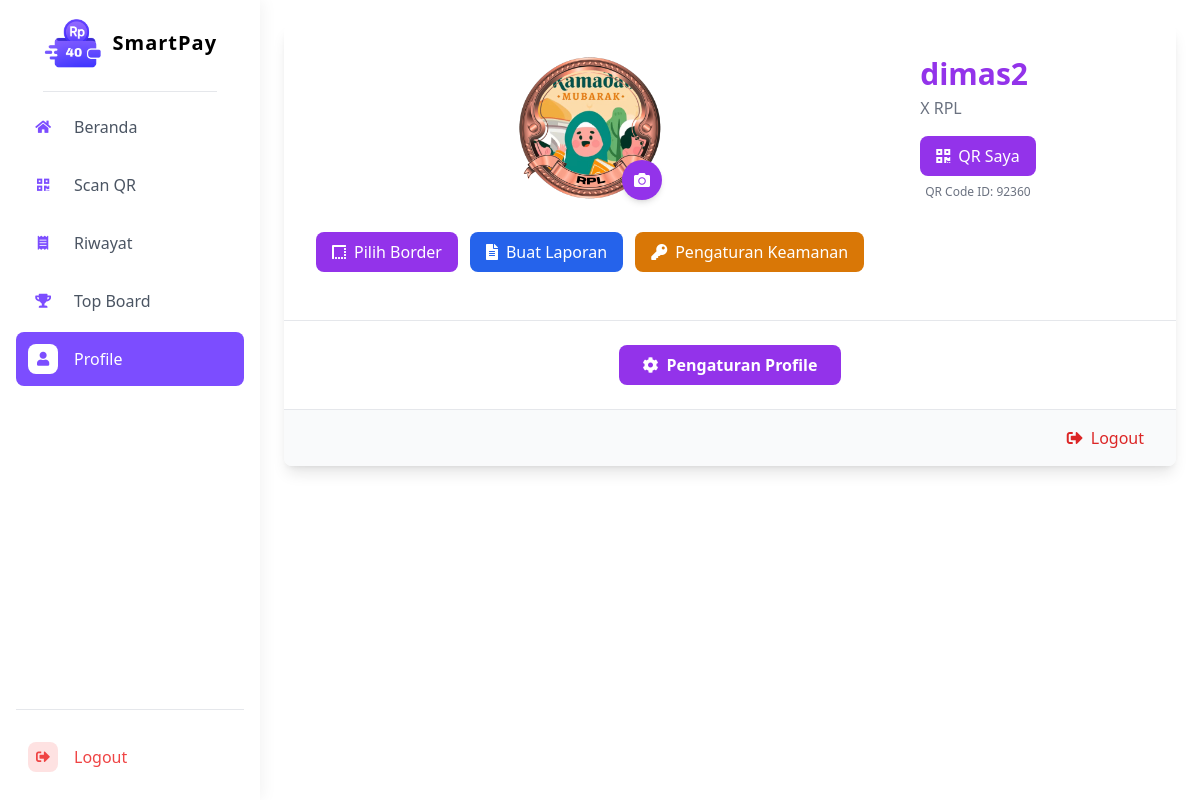
Page /profile (signed in) on the committed database.
### app.py (models this page shows, shortened)
class User(db.Model, UserMixin):
    id = db.Column(db.Integer, primary_key=True)
    username = db.Column(db.String(80), unique=True, nullable=False)
    password_hash = db.Column(db.String(128), nullable=False)
    role = db.Column(db.String(10), nullable=False)
    balance = db.Column(db.Float, nullable=False, default=0.0)
    profile_pic_filename = db.Column(db.String(100), nullable=True, default=None)
    kelas = db.Column(db.String(5), nullable=True)
    jurusan = db.Column(db.String(10), nullable=True)
    plain_password = db.Column(db.String(128))
    is_active = db.Column(db.Boolean, nullable=False, default=True)
    active_border_id = db.Column(db.Integer, db.ForeignKey('border.id'), nullable=True)
    active_border = db.relationship('Border', backref=db.backref('users', lazy=True))
    pin_transfer = db.Column(db.String(6), nullable=True)
    credential_id = db.Column(db.String(255), nullable=True)  # Untuk WebAuthn
    webauthn_enabled = db.Column(db.Boolean, default=False)   # Status fitur WebAuthn
    email = db.Column(db.String(255), nullable=True)
    email_verified = db.Column(db.Boolean, default=False)

### app.py (the view, shortened to what this page needs)
@app.route('/profile', methods=['GET', 'POST'])
@login_required
def profile():
    available_borders = Border.query.all()
    total_transactions = Transaction.query.filter(
        or_(
            Transaction.user_id == current_user.id,
            and_(
                Transaction.related_user_id == current_user.id,
                Transaction.type == 'payment'
            )
        )
    ).count()
    unlocked_border_ids = []
    for border in available_borders:
        if (border.jurusan is None or border.jurusan == current_user.jurusan) and \
           total_transactions >= border.required_transactions:
            user_border = UserBorder.query.filter_by(
                user_id=current_user.id,
                border_id=border.id
            ).first()
            unlocked_border_ids.append(border.id)
    try:
        db.session.commit()
    except Exception as e:
        db.session.rollback()
        flash(f"Terjadi kesalahan saat memperbarui status border: {str(e)}", "danger")
    filename = current_user.profile_pic_filename if current_user.profile_pic_filename else 'default.png'
    return render_template('siswa/profile.html',
                         available_borders=available_borders,
                         unlocked_border_ids=unlocked_border_ids,
                         total_transactions=total_transactions,
                         active_page='profile',
                         profile_pic_filename=filename  # <-- Tambahkan ini!
                         )

### app.py (called while the page is built)
@login_manager.user_loader
def load_user(user_id):
    return User.query.get(int(user_id))

def get_app_config():
    cfg = AppConfig.query.first()
    if not cfg:
        cfg = AppConfig(app_locked=False, lock_message='Belum jam istirahat')
        db.session.add(cfg)
        db.session.commit()
    return cfg

@app.context_processor
def inject_app_lock():
    cfg = None
    try:
        cfg = get_app_config()
    except Exception:
        cfg = None
    return {
        'app_locked': cfg.app_locked if cfg else False,
        'app_lock_message': cfg.lock_message if cfg else 'Layanan terkunci'
    }

@app.context_processor
def inject_now():
    return {'now': datetime.utcnow()}

### templates/siswa/profile.html (shortened to what this page needs)
{% extends 'base_siswa.html' %}
{% block content %}
    <link href="https://cdnjs.cloudflare.com/ajax/libs/cropperjs/1.5.13/cropper.min.css" rel="stylesheet">
    <link rel="stylesheet" href="https://cdnjs.cloudflare.com/ajax/libs/font-awesome/5.15.4/css/all.min.css">
    <div class="container mx-auto p-4 md:p-6 relative">
        <div class="bg-white rounded-lg shadow-lg overflow-hidden relative">
            <div class="p-6 md:p-8 flex flex-col md:flex-row items-center md:items-start text-center md:text-left gap-6">
                <div class="relative flex flex-col items-center mb-6 md:mb-0 md:mr-8">
                    <form method="POST" action="{{ url_for('profile') }}" enctype="multipart/form-data" id="profile-pic-form" class="relative">
                        <div class="relative w-36 h-36 mx-auto">
                            <img src="{{ url_for('static', filename='profile_pics/' + current_user.profile_pic_filename) }}?v={{ range(1, 1000) | random }}"
                                 alt="Foto Profil {{ current_user.username }}"
                                 class="absolute left-1/2 top-1/2 w-32 h-32 -translate-x-1/2 -translate-y-1/2 rounded-full object-cover m-0 p-0 block bg-white"
                                 style="z-index:10;">
                        </div>
                        <div class="absolute bottom-0 right-0 z-30">
                            <button type="button" class="bg-purple-600 text-white w-10 h-10 rounded-full flex justify-center items-center shadow-md hover:bg-purple-700 transition" onclick="document.getElementById('profile-pic-input').click();">
                                <i class="fas fa-camera"></i>
                            </button>
                        </div>
                    </form>
                    <div class="flex gap-3 mt-4">
                        <button class="bg-purple-600 text-white py-2 px-4 rounded-lg font-medium flex items-center gap-2 w-fit hover:bg-purple-700 transition" onclick="toggleBorders()">
                            <i class="fas fa-border-style"></i> Pilih Border
                        </button>
                        <a href="{{ url_for('buat_laporan') }}" class="bg-blue-600 text-white py-2 px-4 rounded-lg font-medium flex items-center gap-2 w-fit hover:bg-blue-700 transition">
                            <i class="fas fa-file-alt"></i> Buat Laporan
                        </a>
                        <a href="{{ url_for('pengaturan_keamanan') }}" class="bg-amber-600 text-white py-2 px-4 rounded-lg font-medium flex items-center gap-2 w-fit hover:bg-amber-700 transition">
                            <i class="fas fa-key"></i> Pengaturan Keamanan
                        </a>
                    </div>
                </div>
                <div class="flex-grow flex flex-col items-center md:items-start justify-center">
                    <h1 class="text-3xl font-bold text-purple-600 break-all">{{ current_user.username }}</h1>
                    <p class="text-gray-500 mt-1 break-all">
                        {{ current_user.kelas if current_user.kelas else '' }}
                        {{ current_user.jurusan if current_user.jurusan else '' }}
                    </p>
                    <div class="mt-4 flex flex-col items-center">
    <button id="open-qrcode" class="bg-purple-600 text-white py-2 px-4 rounded-lg font-medium flex items-center gap-2 w-fit hover:bg-purple-700 transition">
        <i class="fas fa-qrcode"></i> QR Saya
    </button>
    <div class="text-xs text-gray-500 mt-2">QR Code ID: {{ current_user.id }}</div>
</div>
                </div>
            </div>
            <div class="px-6 md:px-8 pb-4">
            </div>
        <div class="border-t border-gray-200 px-6 md:px-8 py-6 flex justify-center">
    <a href="{{ url_for('pengaturan_profile') }}"
       class="bg-purple-600 text-white py-2 px-6 rounded-lg font-semibold flex items-center gap-2 hover:bg-purple-700 transition">
        <i class="fas fa-cog"></i> Pengaturan Profile
    </a>
</div>
            <div class="border-t border-gray-200 px-6 md:px-8 py-4 bg-gray-50 text-right">
                <a href="{{ url_for('logout') }}" class="font-medium text-red-600 hover:text-red-800 transition inline-flex items-center gap-2">
                    <i class="fas fa-sign-out-alt"></i> Logout
                </a>
            </div>
        </div>
    </div>
    {% endblock %}

### rows in the picture
User: profile_pic_filename (picture), username "dimas2", kelas "X", jurusan "RPL", id "92360"
